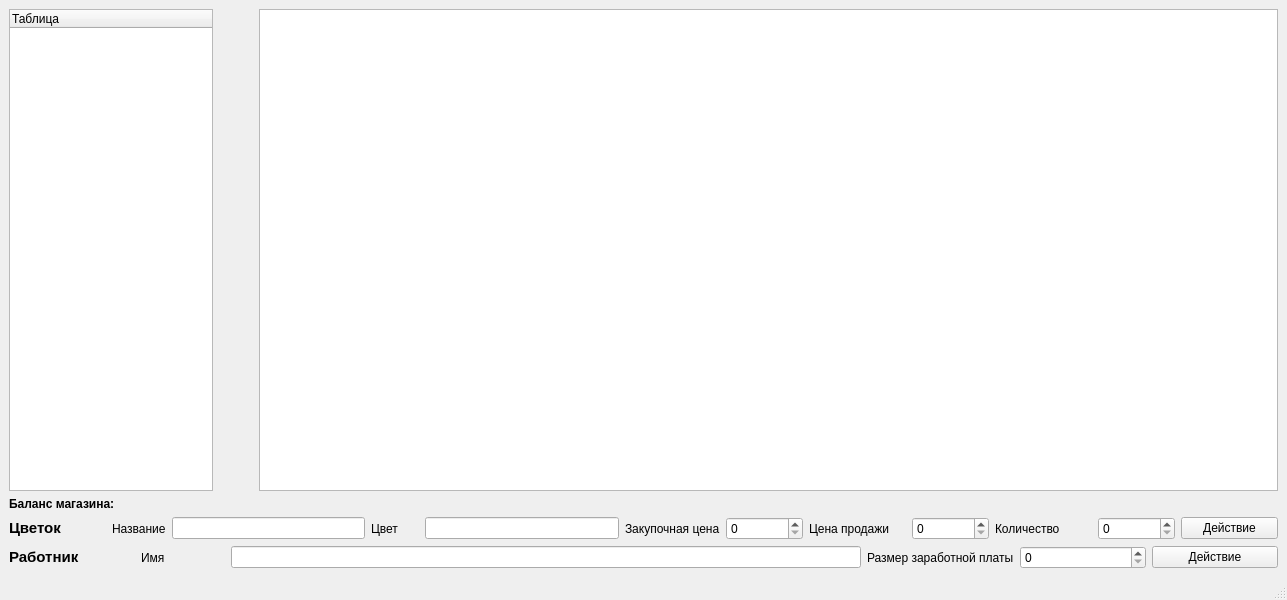
<?xml version="1.0" encoding="UTF-8"?>
<ui version="4.0">
 <class>MainWindow</class>
 <widget class="QMainWindow" name="MainWindow">
  <property name="geometry">
   <rect>
    <x>0</x>
    <y>0</y>
    <width>1287</width>
    <height>600</height>
   </rect>
  </property>
  <property name="windowTitle">
   <string>MainWindow</string>
  </property>
  <widget class="QWidget" name="centralwidget">
   <layout class="QVBoxLayout" name="verticalLayout">
    <item>
     <layout class="QHBoxLayout" name="horizontalLayout" stretch="1,0,5">
      <item>
       <widget class="QTreeWidget" name="treeWidget">
        <column>
         <property name="text">
          <string notr="true">Таблица</string>
         </property>
        </column>
       </widget>
      </item>
      <item>
       <spacer name="horizontalSpacer">
        <property name="orientation">
         <enum>Qt::Horizontal</enum>
        </property>
        <property name="sizeHint" stdset="0">
         <size>
          <width>40</width>
          <height>20</height>
         </size>
        </property>
       </spacer>
      </item>
      <item>
       <widget class="QTableWidget" name="tableWidget">
        <property name="sizePolicy">
         <sizepolicy hsizetype="Expanding" vsizetype="Expanding">
          <horstretch>0</horstretch>
          <verstretch>0</verstretch>
         </sizepolicy>
        </property>
       </widget>
      </item>
     </layout>
    </item>
    <item>
     <widget class="QLabel" name="balanceLabel">
      <property name="text">
       <string>&lt;html&gt;&lt;head/&gt;&lt;body&gt;&lt;p&gt;&lt;span style=&quot; font-weight:700;&quot;&gt;Баланс магазина:&lt;/span&gt;&lt;/p&gt;&lt;/body&gt;&lt;/html&gt;</string>
      </property>
      <property name="textFormat">
       <enum>Qt::RichText</enum>
      </property>
     </widget>
    </item>
    <item>
     <layout class="QHBoxLayout" name="horizontalLayout_2" stretch="10,5,20,5,20,5,8,10,8,10,8,10">
      <item>
       <widget class="QLabel" name="label">
        <property name="text">
         <string>&lt;html&gt;&lt;head/&gt;&lt;body&gt;&lt;p&gt;&lt;span style=&quot; font-size:11pt; font-weight:700;&quot;&gt;Цветок&lt;/span&gt;&lt;/p&gt;&lt;/body&gt;&lt;/html&gt;</string>
        </property>
       </widget>
      </item>
      <item>
       <widget class="QLabel" name="label_6">
        <property name="text">
         <string>Название</string>
        </property>
       </widget>
      </item>
      <item>
       <widget class="QLineEdit" name="flowerNameLineEdit"/>
      </item>
      <item>
       <widget class="QLabel" name="label_9">
        <property name="text">
         <string>Цвет</string>
        </property>
       </widget>
      </item>
      <item>
       <widget class="QLineEdit" name="colorLineEdit"/>
      </item>
      <item>
       <widget class="QLabel" name="label_3">
        <property name="text">
         <string>Закупочная цена</string>
        </property>
       </widget>
      </item>
      <item>
       <widget class="QSpinBox" name="priceSpinBox"/>
      </item>
      <item>
       <widget class="QLabel" name="label_4">
        <property name="text">
         <string>Цена продажи</string>
        </property>
       </widget>
      </item>
      <item>
       <widget class="QSpinBox" name="sellSpinBox"/>
      </item>
      <item>
       <widget class="QLabel" name="label_5">
        <property name="text">
         <string>Количество</string>
        </property>
       </widget>
      </item>
      <item>
       <widget class="QSpinBox" name="flowerCountSpinBox"/>
      </item>
      <item>
       <widget class="QPushButton" name="flowerActionPushButton">
        <property name="text">
         <string>Действие</string>
        </property>
       </widget>
      </item>
     </layout>
    </item>
    <item>
     <layout class="QHBoxLayout" name="horizontalLayout_3" stretch="3,2,15,1,3,3">
      <item>
       <widget class="QLabel" name="label_2">
        <property name="text">
         <string>&lt;html&gt;&lt;head/&gt;&lt;body&gt;&lt;p&gt;&lt;span style=&quot; font-size:11pt; font-weight:700;&quot;&gt;Работник&lt;/span&gt;&lt;/p&gt;&lt;/body&gt;&lt;/html&gt;</string>
        </property>
       </widget>
      </item>
      <item>
       <widget class="QLabel" name="label_7">
        <property name="text">
         <string>Имя</string>
        </property>
       </widget>
      </item>
      <item>
       <widget class="QLineEdit" name="workerNameLineEdit"/>
      </item>
      <item>
       <widget class="QLabel" name="label_8">
        <property name="text">
         <string>Размер заработной платы</string>
        </property>
       </widget>
      </item>
      <item>
       <widget class="QSpinBox" name="salarySpinBox"/>
      </item>
      <item>
       <widget class="QPushButton" name="workerActionPushButton">
        <property name="text">
         <string>Действие</string>
        </property>
       </widget>
      </item>
     </layout>
    </item>
   </layout>
  </widget>
  <widget class="QMenuBar" name="menubar">
   <property name="geometry">
    <rect>
     <x>0</x>
     <y>0</y>
     <width>1287</width>
     <height>25</height>
    </rect>
   </property>
  </widget>
  <widget class="QStatusBar" name="statusbar"/>
 </widget>
 <resources/>
 <connections/>
</ui>
